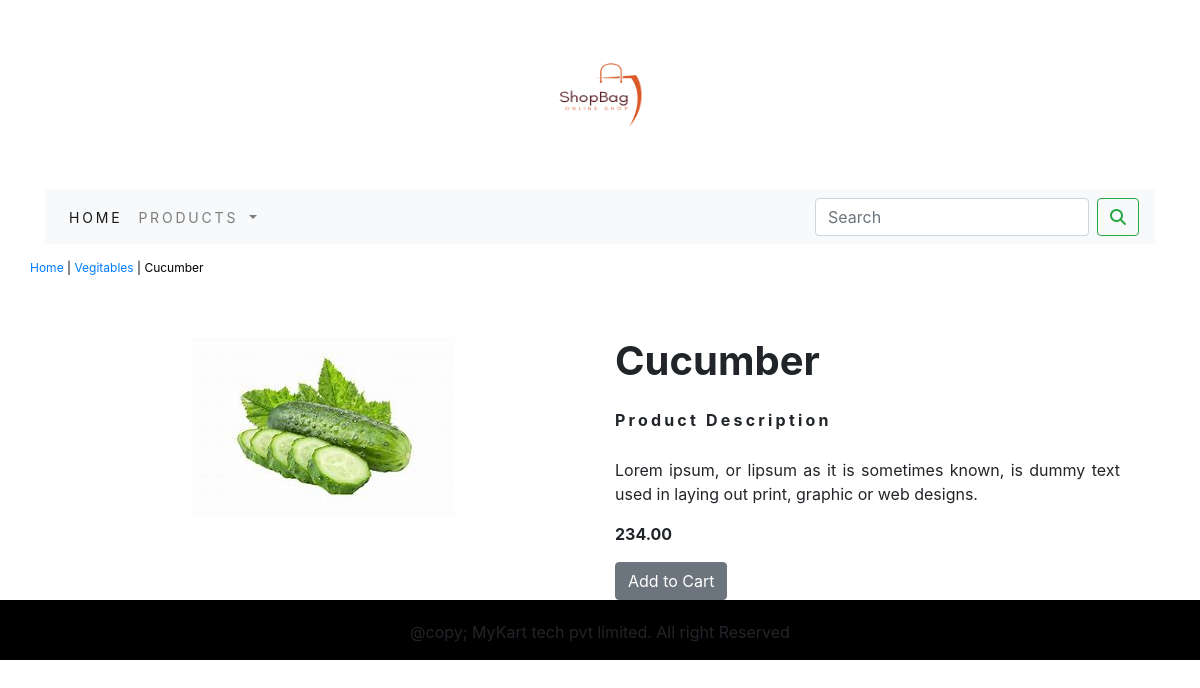
Page /shop/vegitables/cucumber/ on the committed database.
### kartApp/models.py (models this page shows, shortened)
class Product(models.Model):
    name=models.CharField(max_length=250,unique=True)
    slug=models.SlugField(max_length=250,unique=True)
    description=models.TextField(blank=True)
    price=models.DecimalField(max_digits=10,decimal_places=2)
    category=models.ForeignKey(Category,on_delete=models.CASCADE)
    image=models.ImageField(upload_to='product',blank=True)
    stock=models.IntegerField()
    available=models.BooleanField(default=True)
    created=models.DateTimeField(auto_now_add=True)
    updated=models.DateTimeField(auto_now=True)
    class Meta:
        ordering=('name',)
        verbose_name='product'
        verbose_name_plural='products'

class Category(models.Model):
    name=models.CharField(max_length=250,unique=True)
    slug=models.SlugField(max_length=250,unique=True) #dynamically creates the url (what u type in mame)
    description=models.TextField(blank=True)
    image=models.ImageField(upload_to='category',blank=True)
    class Meta:
        ordering=('name',)
        verbose_name='category' # human readable
        verbose_name_plural='categories'
    def get_url(self):
        return reverse('kartApp:products_by_category',args=[self.slug])
    def __str__(self):
        return '{}' .format(self.name)

### kartApp/views.py (the view)
# urls.py: path('<slug:c_slug>/<slug:product_slug>/', views.prodetail, name="product_cat_detail")
def prodetail(request,c_slug,product_slug):
   try:
      product=Product.objects.get(category__slug=c_slug,slug=product_slug)
   except Exception as e:
      raise e
   return render(request,'product.html',{'product':product})

### cart/context_processors.py (called while the page is built)
def counter(request):
    item_count=0
    if 'admin' in request.path:
        return {}
    else:
        try:
            cart=Cart.objects.filter(cart_id=_cart_id(request))
            cart_items=CartItem.objects.all().filter(cart=cart[:1])
            for cart_item in cart_items:
                item_count += cart_item.quantity
        except Cart.DoesNotExist:
            item_count=0
    return dict(item_count=item_count)

### cart/views.py (called while the page is built)
def _cart_id(request):
    cart=request.session.session_key
    if not cart:
        cart=request.session.create()
    return cart

### kartApp/context_processors.py (called while the page is built)
def menu_links(request):
    links=Category.objects.all()
    return dict(links=links)

### templates/product.html (shortened to what this page needs)
{% extends 'base.html' %}
{% load static %}
{% block content %}
<div class="row prod_row">
  <div class="mx_auto">
    <p><a href="{% url 'kartApp:allProdCat' %}">Home</a> | <a href="{{product.category.get_url}}">{{product.category}}</a> | {{product.name}}</p>
  </div>
</div>
<br>
<div class="container">
<div class="row">
  <div class="col-md-6 col-sm-6 col-lg-6 text-center">
    <div style="min-width:18rem;">
      <img src="{{product.image.url}}" alt="{{product.name}}">
    </div>
  </div>
    <div class="col-md-6 col-sm-6 col-lg-6">
      <h1><b>{{product.name}}</b></h1>
      <p class="prod_title"><b>Product Description</b></p>
      <p class="text-justify prod_desc">{{product.description}}</p>
      <p><b>{{product.price}}</b></p>
      {% if product.stock <= 0 %}
      <p class="text-justify prod_desc"><b>Out of stock</b></p>
      {% else %}
      <a class="btn btn-secondary" href="{% url 'cart:add_cart' product.id %}">Add to Cart</a>
      {% endif %}
    </div>
</div>
</div>
{% endblock %}

### static/css/custom.css (style rules this page uses)
.prod_row { padding-top: 15px; padding-bottom:20px; }
.prod_row .mx_auto { color:#000; font-size:12px; text-decoration:none; }
.prod_title { font-size:16px; text_transform:uppercase; letter-spacing:.2em; padding-top:15px; padding-bottom:10px; }
.prod_desc { padding-right:20px; }

### rows in the picture
Product: category "Vegitables", name "Cucumber", image (picture), description "Lorem ipsum, or lipsum as it is sometimes known, is dummy text used in laying out print, graphic or web designs.", price "234.00"
